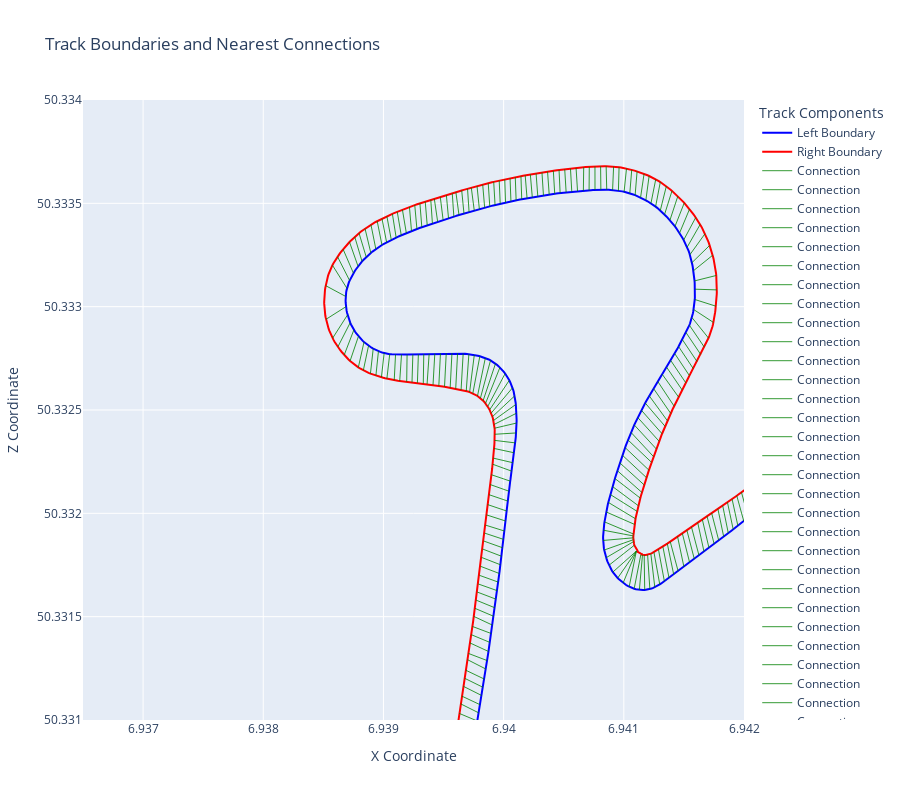

The code cell stored with this chart in its notebook:
### Code cell
import plotly.graph_objects as go

# Initialize a plotly figure
fig = go.Figure()

# Add left boundary to the figure
fig.add_trace(go.Scatter(
    x=gdf_left.geometry.x,
    y=gdf_left.geometry.y,
    mode='lines',
    name='Left Boundary',
    line=dict(color='blue')
))

# Add right boundary to the figure
fig.add_trace(go.Scatter(
    x=gdf_right.geometry.x,
    y=gdf_right.geometry.y,
    mode='lines',
    name='Right Boundary',
    line=dict(color='red')
))

# Add connections (nearest lines) to the figure
for line in nearest_lines_gdf.geometry:
    fig.add_trace(go.Scatter(
        x=[line.coords[0][0], line.coords[1][0]],
        y=[line.coords[0][1], line.coords[1][1]],
        mode='lines',
        name='Connection',
        line=dict(color='green', width=0.8)
    ))

# Set the plot layout
fig.update_layout(
    title='Track Boundaries and Nearest Connections',
    xaxis_title='X Coordinate',
    yaxis_title='Z Coordinate',
    showlegend=True,
    legend_title_text='Track Components',
    height=800,
)


# # Mid
default_zoom_x = [6.9365, 6.942]  # Replace these with your desired x-axis range
default_zoom_y = [50.331, 50.334]  # Replace 

fig.update_xaxes(range=default_zoom_x)
fig.update_yaxes(range=default_zoom_y)

# Show the figure
fig.show()
